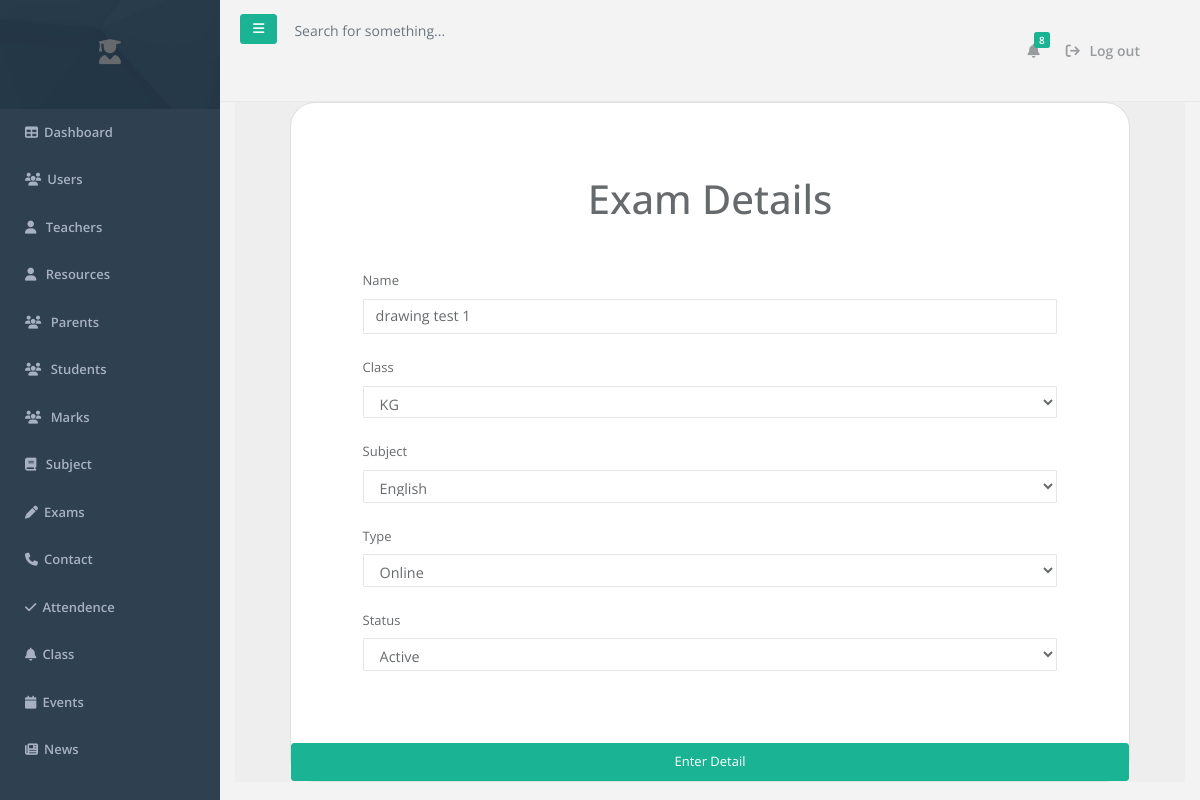
/dashboard/exams/edit.php?id=6, run on the app's committed database.
### tables this page shows
CREATE TABLE `exams` (
  `id` int(11) NOT NULL,
  `name` varchar(100) NOT NULL,
  `class` varchar(30) NOT NULL,
  `subject` varchar(100) NOT NULL,
  `type` varchar(20) NOT NULL,
  `status` varchar(20) DEFAULT 'active'
);

### dashboard/exams/edit.php (the view, shortened to what this page needs)
<?php
include "../sidebar_header.php";
include "../database.php";
    if(isset($_GET['id'])){
      $link = $db->query("select *from exams where id =" . $_GET['id']);
      $data = $link->fetch_assoc();
    }else{
      echo "something went wrong";
    }
?>
<section class="vh-100" style="background-color: #eee;">
  <div class="container h-100">
    <div class="row d-flex justify-content-center align-items-center h-100">
      <div class="col-lg-12 col-xl-11">
        <div class="card text-black" style="border-radius: 25px;">
          <div class="card-body p-md-5">
            <p class="text-center h1 fw-bold mb-5 mx-1 mx-md-4 mt-4">Exam Details</p>
            <div class="row justify-content-center">
              <div class="col-md-12 col-lg-12 col-xl-12 order-2 ">
                <form class="mx-1 mx-md-4" action="edit.php" method="post" enctype="multipart/form-data">
                  <div class="d-flex flex-row align-items-center mb-4">
                    <div class="form-outline flex-fill mb-0">
                      <label class="form-label" for="form3Example3c">Name</label>
                      <input type="text" id="form3Example3c" name="name"  class="form-control"  value="<?php  echo $data['name']  ?>" />
                    </div>
                  </div>
                  <div class="d-flex flex-row align-items-center mb-4">
                    <div class="form-outline flex-fill mb-0">
                      <label class="form-label" for="form3Example3c">Class</label>
                      <select name="class" id="" class="form-control" >
                        <option value="<?php  echo $data['class']  ?>"><?php  echo $data['class']  ?></option>
                      </select>
                    </div>
                  </div>
                  <div class="d-flex flex-row align-items-center mb-4">
                      <div class="form-outline flex-fill mb-0">
                        <label class="form-label" for="form3Example3c"> Subject</label>
                        <select name="subject" id="" class="form-control" >
                        <option value="<?php  echo $data['subject']  ?>"><?php  echo $data['subject']  ?></option>
                      </select>
                    </div>
                  </div>
                  <div class="d-flex flex-row align-items-center mb-4">
                      <div class="form-outline flex-fill mb-0">
                        <label class="form-label" for="form3Example3c"> Type</label>
                        <select name="type" id="" class="form-control" >
                        <option value="<?php  echo $data['type']  ?>"><?php  echo $data['type']  ?></option>
                      </select>
                    </div>
                  </div>
                  <div class="d-flex flex-row align-items-center mb-4">
                      <div class="form-outline flex-fill mb-0">
                        <label class="form-label" for="form3Example3c"> Status</label>
                        <select name="status" id="" class="form-control" >
                        <option value="<?php  echo $data['status']  ?>"><?php  echo $data['status']  ?></option>
                      </select>
                    </div>
                  </div>
                  </div>
                  </div>
              </div>
              <input type="submit" name="examedit" value="Enter Detail" class="btn btn-block btn-primary btn-lg px-5" />
            </div>
          </div>
    </div>
</div>
</div>
</div>

### data on the page
exams: name "drawing test 1", class "KG", subject "English", type "Online", status "Active"
